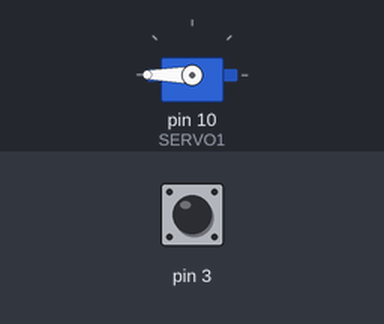
Recording of a sketch running on a simulated Arduino Uno, built with avr-gcc and run on an emulated ATmega328P. Shown: servo. Inputs (shaded band) come from the test bench; at power-on: pin 3 HIGH.

Above: at 1.2 s.
1.3 s: pin 3 pulled LOW for 0.15 s
At 1.37 s:
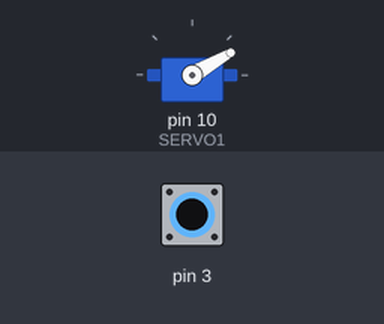
2.9 s: pin 3 pulled LOW for 3.2 s
At 6.5 s:
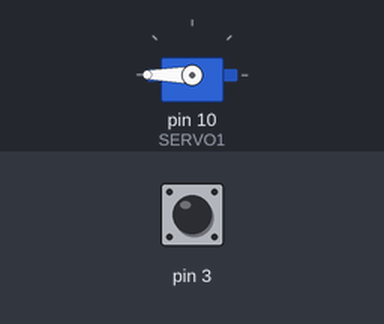
Timing chart, 0 to 8.0 s (numbered marks = the images above; inputs shaded):
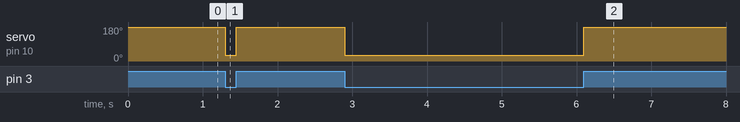

Measured:
- after the input at 1.3 s, servo on pin 10 (SERVO1): 180° → 30° at once, → 180° 0.15 s later
- after the input at 2.9 s, servo on pin 10 (SERVO1): 180° → 30° at once, → 180° 3.2 s later

The sketch:

useless_box.ino
```cpp
#include <Servo.h>
const int SERVO1 = 10;
Servo myservo;

int pos = 0;
void setup() {

  myservo.attach(SERVO1);
  pinMode(3, INPUT_PULLUP);
}

void loop() {
  int sensorVal = digitalRead(3);
  if (sensorVal == LOW)
    myservo.write(30);
  else
    myservo.write(180);
//  //For a normal servo
//  for (pos = 0; pos <= 180; pos += 1) { // goes from 0 degrees to 180 degrees
//    // in steps of 1 degree
//    myservo.write(pos);              // tell servo to go to position in variable 'pos'
//    delay(15);                       // waits 15ms for the servo to reach the position
//  }
//  for (pos = 180; pos >= 0; pos -= 1) { // goes from 180 degrees to 0 degrees
//    myservo.write(pos);              // tell servo to go to position in variable 'pos'
//    delay(15);                       // waits 15ms for the servo to reach the position
//  }
  //For a continous servo
//  myservo.write(0);

}
```
